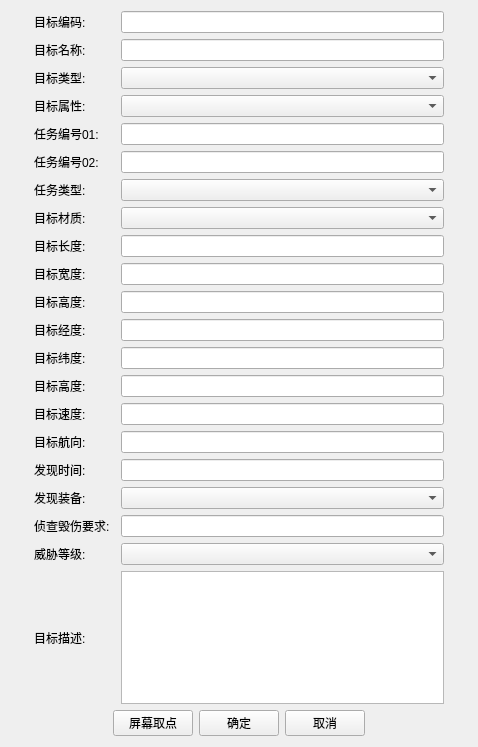
<?xml version="1.0" encoding="UTF-8"?>
<ui version="4.0">
 <class>CDlgMarkEdit</class>
 <widget class="QWidget" name="CDlgMarkEdit">
  <property name="geometry">
   <rect>
    <x>0</x>
    <y>0</y>
    <width>478</width>
    <height>747</height>
   </rect>
  </property>
  <property name="windowTitle">
   <string>Form</string>
  </property>
  <layout class="QHBoxLayout" name="horizontalLayout_23" stretch="1,18,1">
   <item>
    <spacer name="horizontalSpacer">
     <property name="orientation">
      <enum>Qt::Horizontal</enum>
     </property>
     <property name="sizeHint" stdset="0">
      <size>
       <width>33</width>
       <height>20</height>
      </size>
     </property>
    </spacer>
   </item>
   <item>
    <layout class="QVBoxLayout" name="verticalLayout" stretch="1,1,1,1,1,1,1,1,1,1,1,1,1,1,1,1,1,1,1,1,2,1">
     <item>
      <layout class="QHBoxLayout" name="horizontalLayout" stretch="1,4">
       <item>
        <widget class="QLabel" name="label">
         <property name="text">
          <string>目标编码:</string>
         </property>
        </widget>
       </item>
       <item>
        <widget class="QLineEdit" name="lineEdit"/>
       </item>
      </layout>
     </item>
     <item>
      <layout class="QHBoxLayout" name="horizontalLayout_2" stretch="1,4">
       <item>
        <widget class="QLabel" name="label_2">
         <property name="text">
          <string>目标名称:</string>
         </property>
        </widget>
       </item>
       <item>
        <widget class="QLineEdit" name="lineEdit_2"/>
       </item>
      </layout>
     </item>
     <item>
      <layout class="QHBoxLayout" name="horizontalLayout_3" stretch="1,4">
       <item>
        <widget class="QLabel" name="label_3">
         <property name="text">
          <string>目标类型:</string>
         </property>
        </widget>
       </item>
       <item>
        <widget class="QComboBox" name="comboBox"/>
       </item>
      </layout>
     </item>
     <item>
      <layout class="QHBoxLayout" name="horizontalLayout_4" stretch="1,4">
       <item>
        <widget class="QLabel" name="label_4">
         <property name="text">
          <string>目标属性:</string>
         </property>
        </widget>
       </item>
       <item>
        <widget class="QComboBox" name="comboBox_2"/>
       </item>
      </layout>
     </item>
     <item>
      <layout class="QHBoxLayout" name="horizontalLayout_19" stretch="1,4">
       <item>
        <widget class="QLabel" name="label_18">
         <property name="text">
          <string>任务编号01:</string>
         </property>
        </widget>
       </item>
       <item>
        <widget class="QLineEdit" name="lineEdit_4"/>
       </item>
      </layout>
     </item>
     <item>
      <layout class="QHBoxLayout" name="horizontalLayout_17" stretch="1,4">
       <item>
        <widget class="QLabel" name="label_16">
         <property name="text">
          <string>任务编号02:</string>
         </property>
        </widget>
       </item>
       <item>
        <widget class="QLineEdit" name="lineEdit_5"/>
       </item>
      </layout>
     </item>
     <item>
      <layout class="QHBoxLayout" name="horizontalLayout_7" stretch="1,4">
       <item>
        <widget class="QLabel" name="label_7">
         <property name="text">
          <string>任务类型:</string>
         </property>
        </widget>
       </item>
       <item>
        <widget class="QComboBox" name="comboBox_4"/>
       </item>
      </layout>
     </item>
     <item>
      <layout class="QHBoxLayout" name="horizontalLayout_5" stretch="1,4">
       <item>
        <widget class="QLabel" name="label_5">
         <property name="text">
          <string>目标材质:</string>
         </property>
        </widget>
       </item>
       <item>
        <widget class="QComboBox" name="comboBox_3"/>
       </item>
      </layout>
     </item>
     <item>
      <layout class="QHBoxLayout" name="horizontalLayout_20" stretch="1,4">
       <item>
        <widget class="QLabel" name="label_19">
         <property name="text">
          <string>目标长度:</string>
         </property>
        </widget>
       </item>
       <item>
        <widget class="QLineEdit" name="lineEdit_7"/>
       </item>
      </layout>
     </item>
     <item>
      <layout class="QHBoxLayout" name="horizontalLayout_21" stretch="1,4">
       <item>
        <widget class="QLabel" name="label_20">
         <property name="text">
          <string>目标宽度:</string>
         </property>
        </widget>
       </item>
       <item>
        <widget class="QLineEdit" name="lineEdit_13"/>
       </item>
      </layout>
     </item>
     <item>
      <layout class="QHBoxLayout" name="horizontalLayout_22" stretch="1,4">
       <item>
        <widget class="QLabel" name="label_21">
         <property name="text">
          <string>目标高度:</string>
         </property>
        </widget>
       </item>
       <item>
        <widget class="QLineEdit" name="lineEdit_14"/>
       </item>
      </layout>
     </item>
     <item>
      <layout class="QHBoxLayout" name="horizontalLayout_6" stretch="1,4">
       <item>
        <widget class="QLabel" name="label_6">
         <property name="text">
          <string>目标经度:</string>
         </property>
        </widget>
       </item>
       <item>
        <widget class="QLineEdit" name="lineEdit_6"/>
       </item>
      </layout>
     </item>
     <item>
      <layout class="QHBoxLayout" name="horizontalLayout_9" stretch="1,4">
       <item>
        <widget class="QLabel" name="label_9">
         <property name="text">
          <string>目标纬度:</string>
         </property>
        </widget>
       </item>
       <item>
        <widget class="QLineEdit" name="lineEdit_9"/>
       </item>
      </layout>
     </item>
     <item>
      <layout class="QHBoxLayout" name="horizontalLayout_8" stretch="1,4">
       <item>
        <widget class="QLabel" name="label_8">
         <property name="text">
          <string>目标高度:</string>
         </property>
        </widget>
       </item>
       <item>
        <widget class="QLineEdit" name="lineEdit_8"/>
       </item>
      </layout>
     </item>
     <item>
      <layout class="QHBoxLayout" name="horizontalLayout_10" stretch="1,4">
       <item>
        <widget class="QLabel" name="label_10">
         <property name="text">
          <string>目标速度:</string>
         </property>
        </widget>
       </item>
       <item>
        <widget class="QLineEdit" name="lineEdit_10"/>
       </item>
      </layout>
     </item>
     <item>
      <layout class="QHBoxLayout" name="horizontalLayout_11" stretch="1,4">
       <item>
        <widget class="QLabel" name="label_11">
         <property name="text">
          <string>目标航向:</string>
         </property>
        </widget>
       </item>
       <item>
        <widget class="QLineEdit" name="lineEdit_11"/>
       </item>
      </layout>
     </item>
     <item>
      <layout class="QHBoxLayout" name="horizontalLayout_15" stretch="1,4">
       <item>
        <widget class="QLabel" name="label_14">
         <property name="text">
          <string>发现时间:</string>
         </property>
        </widget>
       </item>
       <item>
        <widget class="QLineEdit" name="lineEdit_12"/>
       </item>
      </layout>
     </item>
     <item>
      <layout class="QHBoxLayout" name="horizontalLayout_16" stretch="1,4">
       <item>
        <widget class="QLabel" name="label_15">
         <property name="text">
          <string>发现装备:</string>
         </property>
        </widget>
       </item>
       <item>
        <widget class="QComboBox" name="comboBox_6"/>
       </item>
      </layout>
     </item>
     <item>
      <layout class="QHBoxLayout" name="horizontalLayout_18" stretch="1,4">
       <item>
        <widget class="QLabel" name="label_17">
         <property name="text">
          <string>侦查毁伤要求:</string>
         </property>
        </widget>
       </item>
       <item>
        <widget class="QLineEdit" name="lineEdit_3"/>
       </item>
      </layout>
     </item>
     <item>
      <layout class="QHBoxLayout" name="horizontalLayout_14" stretch="1,4">
       <item>
        <widget class="QLabel" name="label_13">
         <property name="text">
          <string>威胁等级:</string>
         </property>
        </widget>
       </item>
       <item>
        <widget class="QComboBox" name="comboBox_5"/>
       </item>
      </layout>
     </item>
     <item>
      <layout class="QHBoxLayout" name="horizontalLayout_12" stretch="1,4">
       <item>
        <widget class="QLabel" name="label_12">
         <property name="text">
          <string>目标描述:</string>
         </property>
        </widget>
       </item>
       <item>
        <widget class="QTextEdit" name="textEdit"/>
       </item>
      </layout>
     </item>
     <item>
      <layout class="QHBoxLayout" name="horizontalLayout_13" stretch="1,1,1,1,1">
       <item>
        <spacer name="horizontalSpacer_3">
         <property name="orientation">
          <enum>Qt::Horizontal</enum>
         </property>
         <property name="sizeHint" stdset="0">
          <size>
           <width>40</width>
           <height>20</height>
          </size>
         </property>
        </spacer>
       </item>
       <item>
        <widget class="QPushButton" name="pushButton">
         <property name="text">
          <string>屏幕取点</string>
         </property>
        </widget>
       </item>
       <item>
        <widget class="QPushButton" name="pushButton_2">
         <property name="text">
          <string>确定</string>
         </property>
        </widget>
       </item>
       <item>
        <widget class="QPushButton" name="pushButton_3">
         <property name="text">
          <string>取消</string>
         </property>
        </widget>
       </item>
       <item>
        <spacer name="horizontalSpacer_4">
         <property name="orientation">
          <enum>Qt::Horizontal</enum>
         </property>
         <property name="sizeHint" stdset="0">
          <size>
           <width>40</width>
           <height>20</height>
          </size>
         </property>
        </spacer>
       </item>
      </layout>
     </item>
    </layout>
   </item>
   <item>
    <spacer name="horizontalSpacer_2">
     <property name="orientation">
      <enum>Qt::Horizontal</enum>
     </property>
     <property name="sizeHint" stdset="0">
      <size>
       <width>33</width>
       <height>20</height>
      </size>
     </property>
    </spacer>
   </item>
  </layout>
 </widget>
 <resources/>
 <connections/>
</ui>
